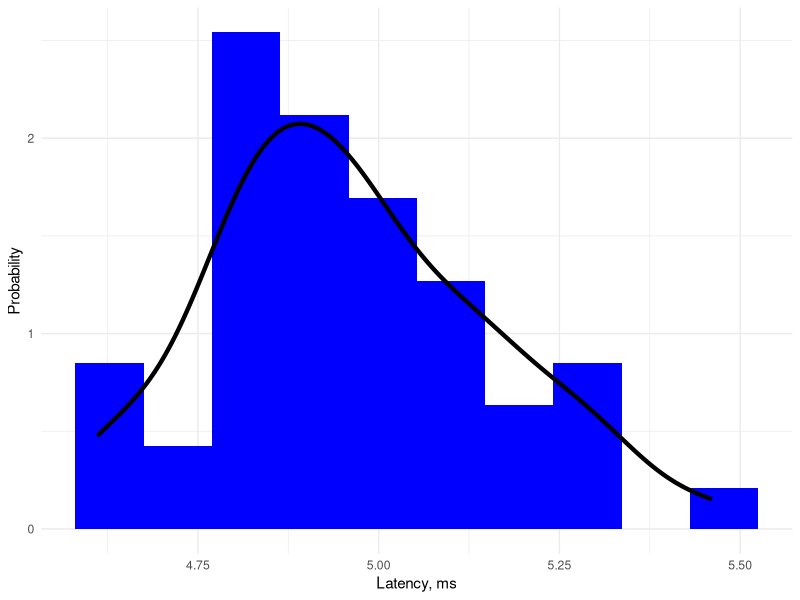

Source code (R):
data<-read.csv("ping.txt", header=T)

require(ggplot2)

pdf("ping.pdf")
options(repr.plot.width = 5, repr.plot.height = 2)
ggplot(data, aes(x=Latency, y = after_stat(density))) + 
  geom_histogram(aes(y = after_stat(density)), bins = 10, fill = "blue") +
  xlab("Latency, ms") +
  ylab("Probability") +
  geom_density(color = "black", size = 1.5, alpha = 0.5) +
  theme_minimal()
dev.off()
